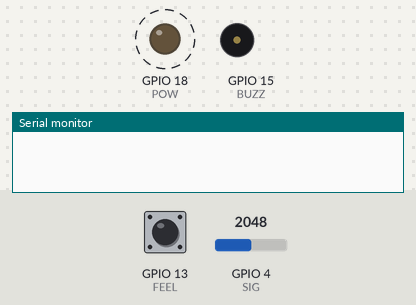
Recording of a sketch running on a simulated ESP32. Parts: output pins drawn as LEDs (lit = HIGH), buzzer (waves = sounding), the last lines printed to the serial monitor. Dashed ring = blinking. The inputs (shaded band) are chosen by the test bench; at power-on: GPIO 13 (FEEL) HIGH, GPIO 4 (SIG) = 2048.

Above: at 0.0 s.
At 1.2 s:
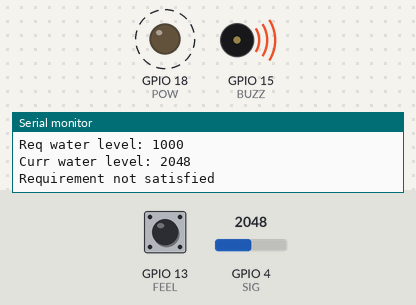
2.3 s: GPIO 13 (FEEL) pulled LOW for 1.35 s
Timing chart, 0 to 13.9 s (numbered marks = the images above; inputs shaded):
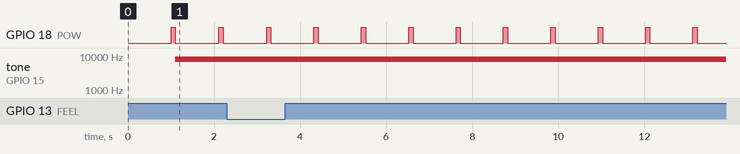

The sketch:

sketch_oct25e.ino
```cpp
#define FEEL 13
#define BUZZ 15
#define POW 18
#define SIG 4

int req_water_lev = 1000;
int threshold = 200;
void setup() {
  Serial.begin(9600);
  delay(1000);
   pinMode(POW, OUTPUT);
  digitalWrite(POW, LOW);
  ledcSetup(0,1E5,18);
  ledcAttachPin(BUZZ,0);
  pinMode(BUZZ, OUTPUT);
  digitalWrite(BUZZ, LOW);
}


void loop() {
  digitalWrite(POW, HIGH);
  delay(100);
  int ans = analogRead(SIG);
  digitalWrite(POW, LOW);
  if(touchRead(FEEL)< 20)
  {
    req_water_lev = ans;
  }
  Serial.print("Req water level: ");
  Serial.println(req_water_lev);
  Serial.print("Curr water level: ");
  Serial.println(ans);
  if(req_water_lev > ans)
  {
    if(req_water_lev - ans < threshold)
    {
       digitalWrite(BUZZ, LOW);
       Serial.println("Water Level Fine");

    }
    else
    {
      ledcWriteTone(0,8000);
      Serial.println("Requirement not satisfied");
    }
  }
  else
  {
    if(ans - req_water_lev < threshold)
    {
      digitalWrite(BUZZ, LOW);
      Serial.println("Water Level Fine");
    }
    else
    {
      ledcWriteTone(0,8000);
      Serial.println("Requirement not satisfied");
    }
  }
  delay(1000);
}
```

Measured:
- by itself, GPIO 18 (POW): alternates HIGH for 0.10 s and LOW for 1.0 s
